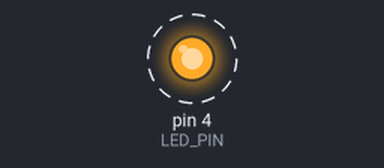
The sketch below on a simulated Arduino Uno, built with avr-gcc and run on an emulated ATmega328P. Shown: output pins drawn as LEDs (lit = HIGH). Dashed ring = blinking. What the sketch prints to the serial monitor is not drawn.

Above: at 0.5 s.
Timing chart, 0 to 4.6 s (numbered marks = the images above):
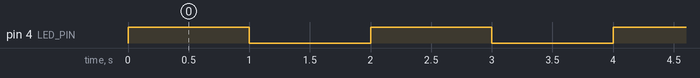

The sketch:

shiyanyi_liangdeng.ino
```cpp
#define LED_PIN 4

void setup() {
  pinMode(LED_PIN, OUTPUT);
  Serial.begin(115200); // 串口波特率115200，和IDE串口监视器一致
  Serial.println("GPIO4 LED闪烁程序启动");
}

void loop() {
  digitalWrite(LED_PIN, HIGH);
  Serial.println("LED 点亮（GPIO4输出高电平）");
  delay(1000);

  digitalWrite(LED_PIN, LOW);
  Serial.println("LED 熄灭（GPIO4输出低电平）");
  delay(1000);
}
```

Measured:
- by itself, pin 4 (LED_PIN): alternates HIGH for 1.0 s and LOW for 1.0 s
